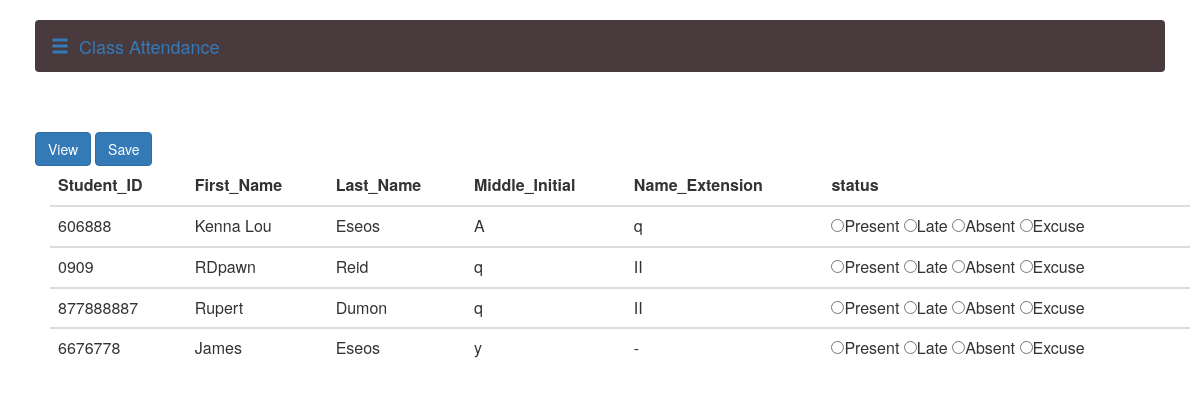
Screenshot of /takeattendance.php?class=6 with the database file from the repository.
### tables this page shows
CREATE TABLE `student_class` (
  `number` int(15) NOT NULL,
  `Student_ID` varchar(20) DEFAULT NULL,
  `Class_ID` int(11) DEFAULT NULL
);

CREATE TABLE `student` (
  `Student_ID` varchar(20) NOT NULL,
  `First_Name` varchar(20) DEFAULT NULL,
  `Last_Name` varchar(20) DEFAULT NULL,
  `Middle_Initial` char(1) DEFAULT NULL,
  `Name_Extension` varchar(3) DEFAULT NULL
);

### takeattendance.php (the view, shortened to what this page needs)
<?php
	$code = $_GET['class'];
	if(isset($_POST['btn_search']))
	{
    $search = $_POST['search'];
		$query = "SELECT * FROM `student` WHERE CONCAT(`Student_ID`, `First_Name`, `Last_Name`, `Middle_Initial`, `Name_Extension`, `status`,) LIKE '%".$search."%'";
		$search_result = filterTable($query);
	}
	else {
		$query = "SELECT * FROM class,student_class,student WHERE class.Class_ID = '$code' AND student_class.Class_ID = '$code' AND student_class.Student_ID = student.Student_ID";
		$search_result = filterTable($query);
	}
	function filterTable($query)
	{
		$connect = mysqli_connect("localhost", "root", "", "attendance");
		$filter_Result = mysqli_query($connect, $query);
		return $filter_Result;
	}
?>
<DOCTYPE html>
<html lang="en">
<head>
	<link href="bootstrap-3.3.7/css/bootstrap.min.css" rel="stylesheet">
    <link href="css/attendance.css" rel="stylesheet">
</head>
<body>
    <div id="wrapper">
        <div id="page-content-wrapper">
         <div class="container-fluid">
				<nav class="navbar navbar-green">
					<div class="container-fluid">
						<div class="navbar-header">
							<a class="navbar-brand" onclick="openNav()"><span  class="glyphicon glyphicon-menu-hamburger"></span>&nbsp;&nbsp;Class Attendance</a>
					</div>
				</nav>
				<br>
				  <br>
			    <head>
				<link href="bootstrap-3.3.7/css/bootstrap.min.css" rel="stylesheet">
				<link href="css/attendance.css" rel="stylesheet">
							</head>
							<body>
							 <button type="button" onclick="window.location.href='totaal.php?class_id=<?php echo $_GET['class'];?>'" class="btn btn-primary">View</button>
							 <button type="button" id="add" class="btn btn-primary">Save</button>
							<div class ="container">
								<table class="table">
							  <thead>
								<tr>
								  <th>Student_ID</th>
								  <th>First_Name</th>
								  <th>Last_Name</th>
								  <th>Middle_Initial</th>
								  <th>Name_Extension</th>
								  <th>status</th>
								</tr>
							  </thead>
							 <?php while($row = mysqli_fetch_array($search_result)):?>
							  <tbody>
								<tr>
									<td><?php echo $row['Student_ID'];?></td>
									<td><?php echo $row['First_Name'];?></td>
									<td><?php echo $row['Last_Name'];?></td>
									<td><?php echo $row['Middle_Initial'];?></td>
									<td><?php echo $row['Name_Extension'];?></td>
					               <form method="POST">
									  <td>
									  <input type="radio" data-student="<?php echo $row['Student_ID'];?>" data-class="<?php echo $_GET['class'];?>" name="Attendance"   value="Present">Present
									  <input type="radio" data-student="<?php echo $row['Student_ID'];?>" data-class="<?php echo $_GET['class'];?>" name="Attendance" value="Late">Late
									  <input type="radio" data-student="<?php echo $row['Student_ID'];?>" data-class="<?php echo $_GET['class'];?>" name="Attendance" value="Absent">Absent
									  <input type="radio" data-student="<?php echo $row['Student_ID'];?>" data-class="<?php echo $_GET['class'];?>" name="Attendance" value="Excuse">Excuse
									  </td>
								   </form>
									  </tr>
									  </tbody>
								<?php endwhile;?>
							       </table>
									</div>
									 </body>
									 </html>

### css/attendance.css (style rules this page uses)
body { overflow-x: hidden; }
#wrapper { padding-left: 0; -webkit-transition: all 0.5s ease; -moz-transition: all 0.5s ease; -o-transition: all 0.5s ease; transition: all 0.5s ease; }
#page-content-wrapper { width: 100%; position: absolute; padding: 15px; }
@media (min-width:768px) { #wrapper { padding-left: 0; } }
@media (min-width:768px) { #page-content-wrapper { padding: 20px; position: relative; } }
.navbar-green { background-color:#493a3e; }
.navbar-brand { cursor: pointer; }

### rows the page displays
student_class: Student_ID.Student_ID "606888", Student_ID.First_Name "Kenna Lou", Student_ID.Last_Name "Eseos", Student_ID.Middle_Initial "A", Student_ID.Name_Extension "q"
student_class: Student_ID.Student_ID "0909", Student_ID.First_Name "RDpawn", Student_ID.Last_Name "Reid", Student_ID.Middle_Initial "q", Student_ID.Name_Extension "II"
student_class: Student_ID.Student_ID "877888887", Student_ID.First_Name "Rupert", Student_ID.Last_Name "Dumon", Student_ID.Middle_Initial "q", Student_ID.Name_Extension "II"
student_class: Student_ID.Student_ID "6676778", Student_ID.First_Name "James", Student_ID.Last_Name "Eseos", Student_ID.Middle_Initial "y", Student_ID.Name_Extension "-"
